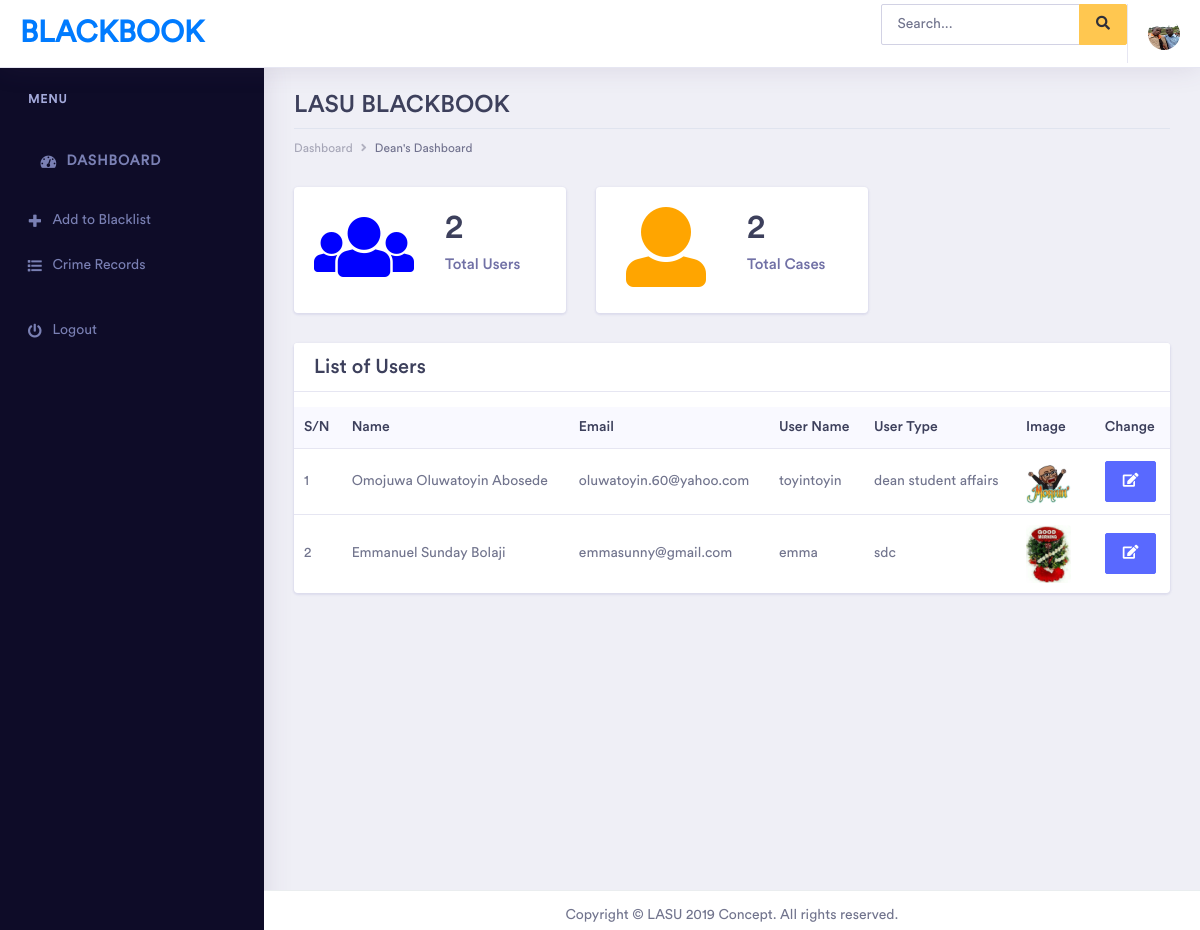
The page /dean-dashboard.php (signed in) on the database its author committed.
### tables this page shows
CREATE TABLE `users` (
  `id` int(11) NOT NULL,
  `surname` varchar(255) NOT NULL,
  `first_name` varchar(255) NOT NULL,
  `middle_name` varchar(255) NOT NULL,
  `usertype` varchar(25) NOT NULL,
  `email` varchar(255) NOT NULL,
  `username` varchar(255) NOT NULL,
  `pwd` varchar(255) NOT NULL,
  `image` varchar(255) NOT NULL
);

### dean-dashboard.php (the view, shortened to what this page needs)
<?php
include("./includes/dbconfig.php");
include("./dean-header.php");
?>
<div class="dashboard-wrapper">
    <div class="dashboard-ecommerce">
        <div class="container-fluid dashboard-content ">
            <div class="row">
                <div class="col-xl-12 col-lg-12 col-md-12 col-sm-12 col-12">
                    <div class="page-header">
                        <h2 class="pageheader-title">LASU BLACKBOOK</h2>
                        <div class="page-breadcrumb">
                            <nav aria-label="breadcrumb">
                                <ol class="breadcrumb">
                                    <li class="breadcrumb-item"><a href="dashboard.php" class="breadcrumb-link">Dashboard</a></li>
                                    <li class="breadcrumb-item active" aria-current="page">Dean's Dashboard</li>
                                </ol>
                            </nav>
                        </div>
                    </div>
                </div>
            </div>
            <?php
            $sql = "SELECT * FROM users WHERE usertype='dean student affairs' OR usertype='SDC'";
            $result = mysqli_query($conn, $sql);
            $num_rows = mysqli_num_rows($result);
            $sql2 = "SELECT * FROM blacklist";
            $cases = mysqli_query($conn, $sql2);
            $num_cases = mysqli_num_rows($cases);
            ?>
            <div class="ecommerce-widget">
                <div class="row">
                    <div class="col-xl-4 col-lg-6 col-md-6 col-sm-12 col-12">
                        <div class="card">
                            <div class="card-body">
                                <div class="row">
                                    <div class="col-xl-6 col-lg-6 col-md-6 col-sm-12 col-12">
                                        <i class="fa fa-fw fa-users" style="font-size:80px; color:blue"></i>
                                    </div>
                                    <div class="col-xl-6 col-lg-6 col-md-6 col-sm-12 col-12">
                                        <div class="metric-value d-inline-block">
                                            <h1 class="mb-1"> <?php echo $num_rows; ?></h1>
                                        </div>
                                        <h5 class="text-muted">Total Users</h5>
                                    </div>
                                </div>
                            </div>
                        </div>
                    </div>
                    <div class="col-xl-4 col-lg-6 col-md-6 col-sm-12 col-12"> <a href="view-records.php">
                            <div class="card">
                                <div class="card-body">
                                    <div class="row">
                                        <div class="col-xl-6 col-lg-6 col-md-6 col-sm-12 col-12">
                                            <i class="fa fa-fw fa-user" style="font-size:80px; color:orange"></i>
                                        </div>
                                        <div class="col-xl-6 col-lg-6 col-md-6 col-sm-12 col-12">
                                            <div class="metric-value d-inline-block">
                                                <h1 class="mb-1"> <?php echo $num_cases; ?></h1>
                                            </div>
                                            <h5 class="text-muted">Total Cases</h5>
                                        </div>
                                    </div>
                                </div>
                            </div>
                    </div>
                </div>
                <div class="row">
                    <div class="col-xl-12 col-lg-12 col-md-6 col-sm-12 col-12">
                        <div class="card">
                            <h3 class="card-header">List of Users</h3>
                            <div class="card-body p-0">
                                <div class="table-responsive">
                                    <table class="table">
                                        <thead class="bg-light">
                                            <tr class="border-0">
                                                <th class="border-0">S/N</th>
                                                <th class="border-0">Name</th>
                                                <th class="border-0">Email</th>
                                                <th class="border-0">User Name</th>
                                                <th class="border-0">User Type</th>
                                                <th class="border-0">Image</th>
                                                <th class="border-0">Change</th>
                                            </tr>
                                        </thead>
                                        <tbody>
                                            <tr>
                                                <?php
                                                if ($num_rows  > 0) {
                                                    $count = 1;
                                                    while ($row = mysqli_fetch_assoc($result)) {
                                                ?>
                                                        <td><?php echo $count; ?></td>
                                                        <td><?php echo $row['surname'] . " " . $row['first_name'] . " " . $row['middle_name']; ?> </td>
                                                        <td><?php echo $row['email']; ?> </td>
                                                        <td><?php echo $row['username']; ?></td>
                                                        <td><?php echo $row['usertype']; ?></td>
                                                        <td>
                                                            <div class="m-r-10"><img src="uploads/<?php echo $row['image']; ?>" alt="<?php echo $row['image']; ?>" class="rounded" width="45"></div>
                                                        </td>
                                                        <td>
                                                            <a class="btn btn-primary" href="change-user.php?id=<?php echo $row['id']; ?>">
                                                                <i class="fa fa-fw fa-edit"></i></a>
                                                        </td>
                                            </tr>
                                    <?php
                                                        $count++;
                                                    }
                                                }
                                    ?>
                                        </tbody>
                                    </table>
                                </div>
                            </div>
                        </div>
                    </div>
                </div>
            </div>
        </div>
    </div>
    <div class="footer">
        <div class="container-fluid">
            <p style="text-align: center"> Copyright © LASU 2019 Concept. All rights reserved.</p>
        </div>
    </div>
</div>
</body>
</html>

### dean-header.php (style rules this page uses)
.footer { position: absolute; bottom: 0; width: 100%; height: 2.5rem; }

### rows shown on the page
users: surname "Omojuwa", first_name "Oluwatoyin", middle_name "Abosede", email "oluwatoyin.60@yahoo.com", username "toyintoyin", usertype "dean student affairs", image (picture)
users: surname "Emmanuel", first_name "Sunday", middle_name "Bolaji", email "emmasunny@gmail.com", username "emma", usertype "sdc", image (picture)

### other values the page prints
$num_rows "2"
$num_cases "2"
